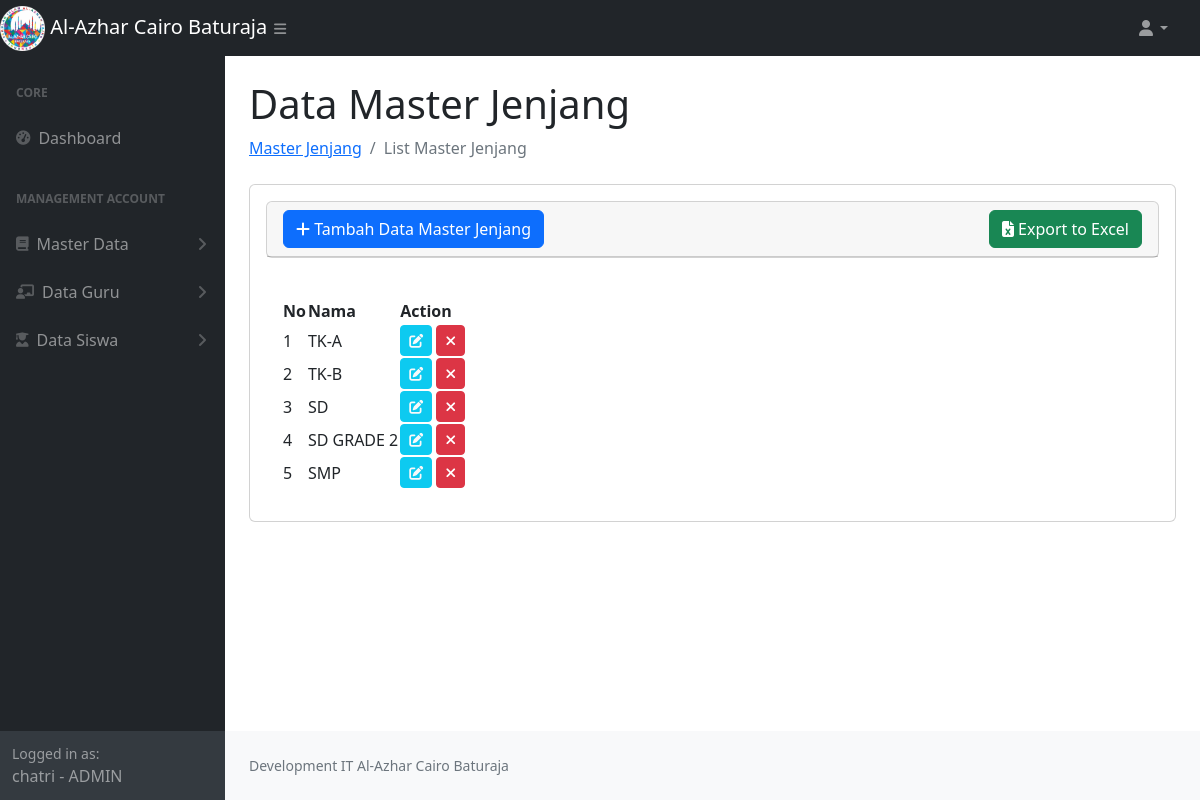
Screenshot of /data_jenjang.php (signed in) with the database file from the repository.
### tables this page shows
CREATE TABLE `jenjang` (
  `id` int NOT NULL AUTO_INCREMENT COMMENT 'Primary Key',
  `name` varchar(255) DEFAULT NULL,
  PRIMARY KEY (`id`)
);

### data_jenjang.php (the view, shortened to what this page needs)
<?php
require_once 'function.php';
$role = $_SESSION['role'];
$nameRole= $_SESSION['name'];
$sql = "SELECT * FROM jenjang";
$stmt = $conn->prepare($sql);
$stmt->execute();
$result = $stmt->get_result();
$dataJenjang = [];
while ($row = $result->fetch_assoc()) {
    $dataJenjang[] = $row;
}
?>
<!DOCTYPE html>
<html lang="en">
    <head>
        <link href="https://cdn.jsdelivr.net/npm/simple-datatables@7.1.2/dist/style.min.css" rel="stylesheet" />
        <link href="css/styles.css" rel="stylesheet" />
        <link rel="stylesheet" href="https://cdnjs.cloudflare.com/ajax/libs/toastr.js/latest/toastr.css">
        <link rel="stylesheet" href="https://cdnjs.cloudflare.com/ajax/libs/font-awesome/6.7.2/css/all.min.css">
    </head>
    <body class="sb-nav-fixed">
        <nav class="sb-topnav navbar navbar-expand navbar-dark bg-dark">
            <div class="d-flex">
                <a class="navbar-brand" href="index.php">
                    <img src="assets/img/logoalazca.png" alt="Gambar" style="width:20%">
                    Al-Azhar Cairo Baturaja
                </a>
                <button class="btn btn-link btn-sm ps-5" id="sidebarToggle" href="#!"><i class="fas fa-bars"></i></button>
            </div>
            <ul class="navbar-nav ms-auto ms-md-0 me-3 me-lg-4">
                <li class="nav-item dropdown">
                    <a class="nav-link dropdown-toggle" id="navbarDropdown" href="#" role="button" data-bs-toggle="dropdown" aria-expanded="false"><i class="fas fa-user fa-fw"></i></a>
                </li>
            </ul>
        </nav>
        <div id="layoutSidenav">
            <div id="layoutSidenav_nav">
                <nav class="sb-sidenav accordion sb-sidenav-dark" id="sidenavAccordion">
                    <div class="sb-sidenav-menu">
                        <div class="nav">
                            <div class="sb-sidenav-menu-heading">Core</div>
                            <div class="nav">
                                <a class="nav-link" href="index.php">
                                    <div class="sb-nav-link-icon"><i class="fas fa-tachometer-alt"></i></div>
                                    Dashboard
                                </a>
                                <div class="sb-sidenav-menu-heading">Management Account</div>
                                <a class="nav-link collapsed" href="#" data-bs-toggle="collapse" data-bs-target="#collapseMasterData" aria-expanded="false" aria-controls="collapseMasterData">
                                    <div class="sb-nav-link-icon"><i class="fas fa-book"></i></div>
                                        Master Data
                                    <div class="sb-sidenav-collapse-arrow"><i class="fas fa-angle-down"></i></div>
                                </a>
                                <a class="nav-link collapsed" href="#" data-bs-toggle="collapse" data-bs-target="#collapseGuru" aria-expanded="false" aria-controls="collapseGuru">
                                    <div class="sb-nav-link-icon"><i class="fas fa-chalkboard-teacher"></i></div>
                                    Data Guru
                                    <div class="sb-sidenav-collapse-arrow"><i class="fas fa-angle-down"></i></div>
                                </a>
                                <a class="nav-link collapsed" href="#" data-bs-toggle="collapse" data-bs-target="#collapseSiswa" aria-expanded="false" aria-controls="collapseSiswa">
                                    <div class="sb-nav-link-icon"><i class="fas fa-user-graduate"></i></div>
                                    Data Siswa
                                    <div class="sb-sidenav-collapse-arrow"><i class="fas fa-angle-down"></i></div>
                                </a>
                            </div>
                        </div>
                    </div>
                    <div class="sb-sidenav-footer">
                        <div class="small">Logged in as:</div>
                       <?= $nameRole.' - '.$role ?>
                    </div>
                </nav>
            </div>
            <div id="layoutSidenav_content">
                <main>
                    <div class="container-fluid px-4">
                        <h1 class="mt-4">Data Master Jenjang</h1>
                        <ol class="breadcrumb mb-4">
                            <li class="breadcrumb-item"><a href="data_jenjang.php">Master Jenjang</a></li>
                            <li class="breadcrumb-item active">List Master Jenjang</li>
                        </ol>
                        <div class="card mb-4">
                            <div class="card-body">
                                <div class="card mb-4">
                                    <div class="card-header">
                                        <div class="col-lg-12 d-flex justify-content-between align-items-center">
                                                <button type="button" class="btn btn-primary" data-bs-toggle="modal" data-bs-target="#modal-create">
                                                <i class="fas fa-plus"></i> Tambah Data Master Jenjang
                                                </button>
                                                <a href="<?= 'export_jenjang.php' ?>" id="exportExcelBtn" class="btn btn-success">
                                                <i class="fa fa-file-excel"></i> Export to Excel
                                                </a>
                                        </div>
                                    </div>
                                </div>
                                <div class="card-body">
                                    <table id="datatablesSimple">
                                        <thead>
                                            <tr>
                                                <th>No</th>
                                                <th>Nama</th>
                                                <th>Action</th>
                                            </tr>
                                        </thead>
                                        <tbody>
                                            <?php
                                                foreach ($dataJenjang as $key => $data) {
                                            ?>
                                            <tr>
                                                <td><?= $key + 1; ?></td>
                                                <td><?= $data['name']; ?></td>
                                                <td>
                                                    <a href="javascript:void(0)" data-url="<?= 'show_jenjang.php' ?>" data-id="<?= $data['id'] ?>" class="edit btn btn-info btn-sm text-light "> <i class="fas fa-edit"></i></a>
                                                    <a href="javascript:void(0)" data-url="<?= 'delete_jenjang.php' ?>" data-id="<?= $data['id'] ?>" class="delete btn btn-danger btn-sm"> <i class="fas fa-times"></i></a>
                                                </td>
                                            </tr>
                                            <?php
                                                }
                                            ?>
                                        </tbody>
                                    </table>
                                </div>
                            </div>
                        </div>
                </main>
                <footer class="py-4 bg-light mt-auto">
                    <div class="container-fluid px-4">
                        <div class="d-flex align-items-center justify-content-between small">
                            <div class="text-muted">Development IT Al-Azhar Cairo Baturaja</div>
                        </div>
                    </div>
                </footer>
            </div>
        </div>
    </body>
</html>

### rows the page displays
jenjang: name "TK-A"
jenjang: name "TK-B"
jenjang: name "SD"
jenjang: name "SD GRADE 2"
jenjang: name "SMP"

### other values shown
$nameRole "chatri"
$role "ADMIN"
